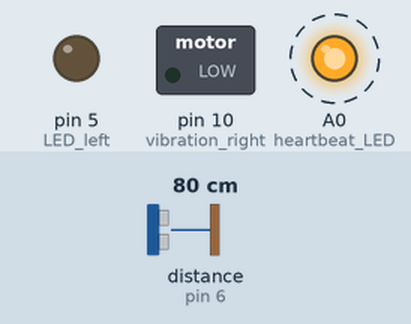
Recording of a sketch running on a simulated Arduino Uno, built with avr-gcc and run on an emulated ATmega328P. On the bench: switched loads named in the sketch (green lamp = pin HIGH), output pins drawn as LEDs (lit = HIGH). Wiring (inferred from the names in the program): ultrasonic range finder: trigger pin 12; echo pin 6. Dashed ring = blinking. Inputs (shaded band) come from the test bench; at power-on: distance to the obstacle (sensor on pin 6) 80 cm. The echo pulse lasts 58.3 µs per cm; pins used as bus, display or sensor lines are not drawn.

Above: at 1.1 s.
1.3 s: distance to the obstacle (sensor on pin 6) set to 71 cm
4.3 s: distance to the obstacle (sensor on pin 6) set to 63 cm
At 4.45 s:
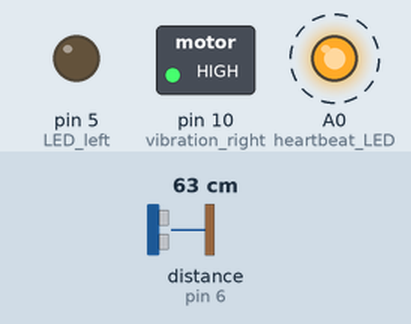
7.3 s: distance to the obstacle (sensor on pin 6) set to 120 cm
At 7.58 s:
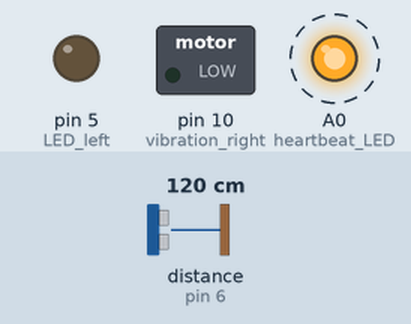
10.3 s: distance to the obstacle (sensor on pin 6) set to 2 cm
At 10.58 s:
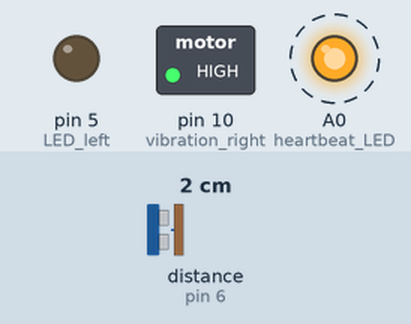
Timing chart, 0 to 14.3 s (numbered marks = the images above; inputs shaded):
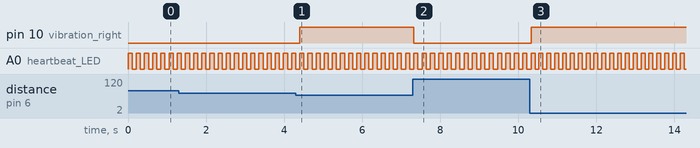

The sketch:

contingency_rpi_code_integration_copy_20230423192022.ino
```cpp
#include <Wire.h>

#define SLAVE_ADDRESS 0x08

byte i2c_data_byte = 0;
const int trigPin = 12; //PD6
const int echoPin = 6; //PD7
const int LED_left = 5;
const int heartbeat_LED = A0; //PF7
const int vibration_left = 8; //PB4
const int vibration_right = 10; //PB6

// defines variables
long duration;
int distance;
int heartbeat_counter;
int vibes_counter = 0;
int temp = 0;
int heartbeatState = 0;
int emergency_data = 0;

void setup()
{
  pinMode(trigPin, OUTPUT); // Sets the trigPin as an Output
  pinMode(echoPin, INPUT); // Sets the echoPin as an Input
  pinMode(heartbeat_LED, OUTPUT);
  pinMode(LED_left, OUTPUT);
  pinMode(vibration_right, OUTPUT);
  Serial.begin(9600); // Starts the serial communication
  Wire.begin(SLAVE_ADDRESS);
  Wire.onReceive(receiveData);
  Wire.onRequest(sendData);
}

void loop() {
  emergency_data = 0; //reset emergency stat

  //Heartbeat
  if(heartbeatState == 0){
    heartbeatState = 1;
  }
  else{
    heartbeatState = 0;
  }
  digitalWrite(heartbeat_LED, heartbeatState);

  //Ultrasonic Sensor with RPI
  digitalWrite(trigPin, LOW);
  delayMicroseconds(2);
  // Sets the trigPin on HIGH state for 10 micro seconds
  digitalWrite(trigPin, HIGH);
  delayMicroseconds(10);
  digitalWrite(trigPin, LOW);
  // Reads the echoPin, returns the sound wave travel time in microseconds
  duration = pulseIn(echoPin, HIGH);
  distance = duration * 0.034 / 2;

  //Close up vibration
  if(distance <= 65) {
    digitalWrite(vibration_left, 1);
    digitalWrite(vibration_right, 1);
    //send emergency signal to rpi
    emergency_data = 1;

  }
  //Far away vibration
  else {
    if((i2c_data_byte/10) > 0) {
      if(vibes_counter < 3) {
        if(i2c_data_byte == 10) {
          digitalWrite(vibration_left, 1);
          digitalWrite(vibration_right, 0);
        }
        else if(i2c_data_byte == 20) {
          digitalWrite(vibration_left, 1);
          digitalWrite(vibration_right, 1);
        }
        else {
          digitalWrite(vibration_left, 0);
          digitalWrite(vibration_right, 1);
        }
        vibes_counter++;
      }

      else if(vibes_counter >= 3 && vibes_counter < 80) {
        digitalWrite(vibration_left, 0);
        digitalWrite(vibration_right, 0);
        vibes_counter++;
      }
      else {
        digitalWrite(vibration_left, 0);
        digitalWrite(vibration_right, 0);
        vibes_counter = 0;
      }
    }
    else {
      digitalWrite(vibration_left, 0);
      digitalWrite(vibration_right, 0);
      vibes_counter = 0;
    }

  }

  //VIBRATION STATE DECLARATIONS
  //    0 - no vibrations at all
  //   10 - vibrate left if person detected in camera
  //   20 - vibrate both if person detected in camera
  //   30 - vibrate right if person detected in camera

  delay(100);


}

void receiveData(int bytecount)
{
  for (int i = 0; i < bytecount; i++) {
    i2c_data_byte = Wire.read();
  }
  // Serial.println(i2c_data_byte);
}

void sendData()
{
  Wire.write(emergency_data);
}
```

Measured:
- the behaviour switches between 67 and 66 cm on distance to the obstacle (sensor on pin 6) (found by bisection; images 0 and 1)
- after the input at 4.3 s, pin 10 (vibration_right): LOW → HIGH after 0.11 s
- after the input at 7.3 s, pin 10 (vibration_right): HIGH → LOW at once
- after the input at 10.3 s, pin 10 (vibration_right): LOW → HIGH at once
- by itself, A0 (heartbeat_LED): alternates HIGH for 0.10 s and LOW for 0.10 s
